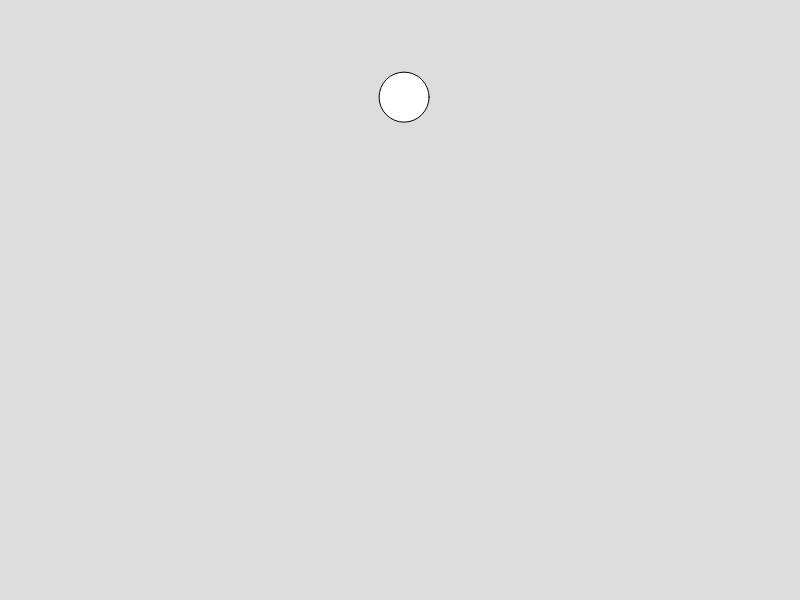
Frame 1 (no input)
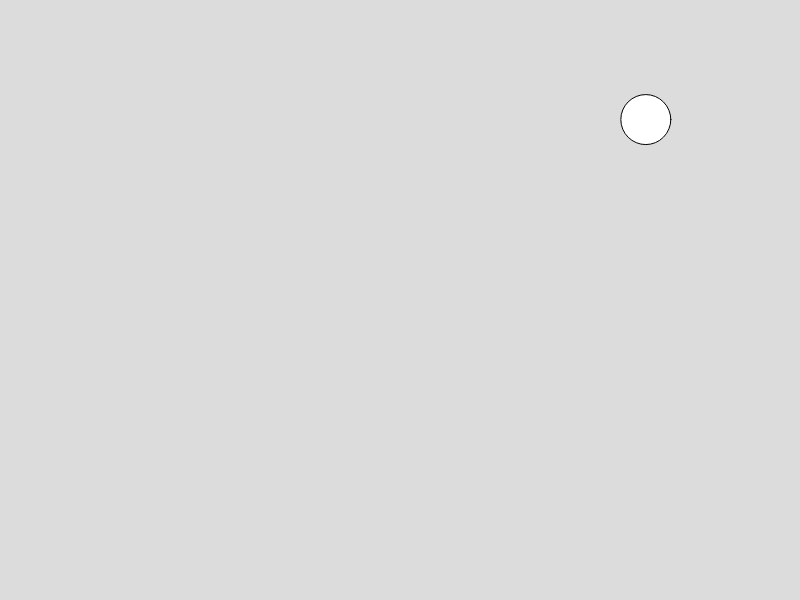
Frame 60 (no input)
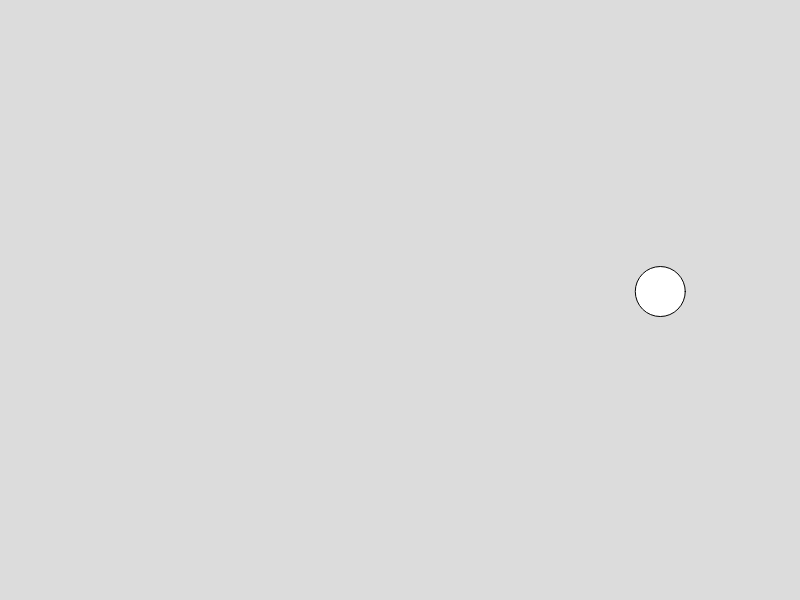
Frame 120 (the mouse pressed at the canvas centre since frame 60)

The p5.js sketch that drew these frames (run headless with seeded random() and noise() and a simulated clock; from frame 60 on, the mouse is pressed at the canvas centre):

// p5.js sketch
// ── sketch.js
let mover;

function setup() {
  createCanvas(800, 600);
  mover = new Mover();

  let randomForce = p5.Vector.random2D();
  mover.applyForce(randomForce.mult(5));
}

function draw() {
  background(220);
  mover.update();
  mover.display();
  mover.checkEdges();
}
// ── mover.js

class Mover {
    constructor() {
      this.size = 50;
      this.mass = 1;
      this.position = createVector(width / 2, 100);
      this.velocity = createVector(0, 0);
      this.acceleration = createVector(0, 0);
    }
    applyForce(force) {
      force.div(this.mass);
      this.acceleration.add(force);
    }
    update() {
      this.velocity.add(this.acceleration);
      this.position.add(this.velocity);
      this.acceleration.mult(0);
    }
    display() {
      ellipse(this.position.x, this.position.y, this.size, this.size);
    }
    checkEdges() {
      let xLowerLimit = 0 + (this.size / 2);
      let xUpperLimit = width - (this.size / 2);
      let yLowerlimit = 0 + (this.size / 2);
      let yUpperLimit = height - (this.size / 2);
  
      // Bounce off edges
      if (this.position.y <= yLowerlimit) {
        this.velocity.y *= -1;
        this.position.y = yLowerlimit;
      } else if (this.position.y >= yUpperLimit) {
        this.velocity.y *= -1;
        this.position.y = yUpperLimit;
      }
  
      if (this.position.x >= xUpperLimit) {
        this.velocity.x *= -1;
        this.position.x = xUpperLimit;
      } else if (this.position.x <= xLowerLimit) {
        this.velocity.x *= -1;
        this.position.x = xLowerLimit;
      }
    }
  }
  
